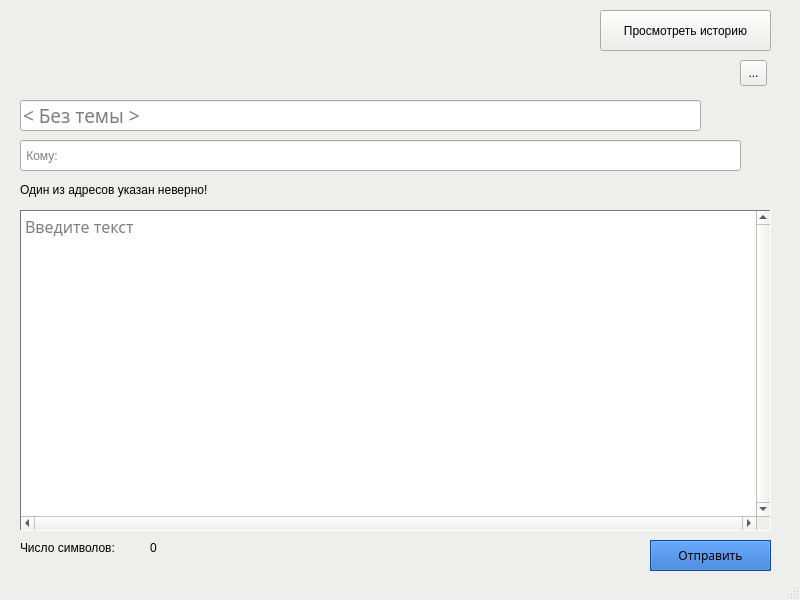
<?xml version="1.0" encoding="UTF-8"?>
<ui version="4.0">
 <class>MainWindow</class>
 <widget class="QMainWindow" name="MainWindow">
  <property name="geometry">
   <rect>
    <x>0</x>
    <y>0</y>
    <width>800</width>
    <height>600</height>
   </rect>
  </property>
  <property name="palette">
   <palette>
    <active>
     <colorrole role="WindowText">
      <brush brushstyle="SolidPattern">
       <color alpha="255">
        <red>0</red>
        <green>0</green>
        <blue>0</blue>
       </color>
      </brush>
     </colorrole>
     <colorrole role="Button">
      <brush brushstyle="SolidPattern">
       <color alpha="255">
        <red>238</red>
        <green>238</green>
        <blue>236</blue>
       </color>
      </brush>
     </colorrole>
     <colorrole role="Light">
      <brush brushstyle="SolidPattern">
       <color alpha="255">
        <red>255</red>
        <green>255</green>
        <blue>255</blue>
       </color>
      </brush>
     </colorrole>
     <colorrole role="Midlight">
      <brush brushstyle="SolidPattern">
       <color alpha="255">
        <red>246</red>
        <green>246</green>
        <blue>245</blue>
       </color>
      </brush>
     </colorrole>
     <colorrole role="Dark">
      <brush brushstyle="SolidPattern">
       <color alpha="255">
        <red>119</red>
        <green>119</green>
        <blue>118</blue>
       </color>
      </brush>
     </colorrole>
     <colorrole role="Mid">
      <brush brushstyle="SolidPattern">
       <color alpha="255">
        <red>159</red>
        <green>159</green>
        <blue>157</blue>
       </color>
      </brush>
     </colorrole>
     <colorrole role="Text">
      <brush brushstyle="SolidPattern">
       <color alpha="255">
        <red>0</red>
        <green>0</green>
        <blue>0</blue>
       </color>
      </brush>
     </colorrole>
     <colorrole role="BrightText">
      <brush brushstyle="SolidPattern">
       <color alpha="255">
        <red>255</red>
        <green>255</green>
        <blue>255</blue>
       </color>
      </brush>
     </colorrole>
     <colorrole role="ButtonText">
      <brush brushstyle="SolidPattern">
       <color alpha="255">
        <red>0</red>
        <green>0</green>
        <blue>0</blue>
       </color>
      </brush>
     </colorrole>
     <colorrole role="Base">
      <brush brushstyle="SolidPattern">
       <color alpha="255">
        <red>255</red>
        <green>255</green>
        <blue>255</blue>
       </color>
      </brush>
     </colorrole>
     <colorrole role="Window">
      <brush brushstyle="SolidPattern">
       <color alpha="255">
        <red>238</red>
        <green>238</green>
        <blue>236</blue>
       </color>
      </brush>
     </colorrole>
     <colorrole role="Shadow">
      <brush brushstyle="SolidPattern">
       <color alpha="255">
        <red>0</red>
        <green>0</green>
        <blue>0</blue>
       </color>
      </brush>
     </colorrole>
     <colorrole role="AlternateBase">
      <brush brushstyle="SolidPattern">
       <color alpha="255">
        <red>246</red>
        <green>246</green>
        <blue>245</blue>
       </color>
      </brush>
     </colorrole>
     <colorrole role="ToolTipBase">
      <brush brushstyle="SolidPattern">
       <color alpha="255">
        <red>255</red>
        <green>255</green>
        <blue>220</blue>
       </color>
      </brush>
     </colorrole>
     <colorrole role="ToolTipText">
      <brush brushstyle="SolidPattern">
       <color alpha="255">
        <red>0</red>
        <green>0</green>
        <blue>0</blue>
       </color>
      </brush>
     </colorrole>
    </active>
    <inactive>
     <colorrole role="WindowText">
      <brush brushstyle="SolidPattern">
       <color alpha="255">
        <red>0</red>
        <green>0</green>
        <blue>0</blue>
       </color>
      </brush>
     </colorrole>
     <colorrole role="Button">
      <brush brushstyle="SolidPattern">
       <color alpha="255">
        <red>238</red>
        <green>238</green>
        <blue>236</blue>
       </color>
      </brush>
     </colorrole>
     <colorrole role="Light">
      <brush brushstyle="SolidPattern">
       <color alpha="255">
        <red>255</red>
        <green>255</green>
        <blue>255</blue>
       </color>
      </brush>
     </colorrole>
     <colorrole role="Midlight">
      <brush brushstyle="SolidPattern">
       <color alpha="255">
        <red>246</red>
        <green>246</green>
        <blue>245</blue>
       </color>
      </brush>
     </colorrole>
     <colorrole role="Dark">
      <brush brushstyle="SolidPattern">
       <color alpha="255">
        <red>119</red>
        <green>119</green>
        <blue>118</blue>
       </color>
      </brush>
     </colorrole>
     <colorrole role="Mid">
      <brush brushstyle="SolidPattern">
       <color alpha="255">
        <red>159</red>
        <green>159</green>
        <blue>157</blue>
       </color>
      </brush>
     </colorrole>
     <colorrole role="Text">
      <brush brushstyle="SolidPattern">
       <color alpha="255">
        <red>0</red>
        <green>0</green>
        <blue>0</blue>
       </color>
      </brush>
     </colorrole>
     <colorrole role="BrightText">
      <brush brushstyle="SolidPattern">
       <color alpha="255">
        <red>255</red>
        <green>255</green>
        <blue>255</blue>
       </color>
      </brush>
     </colorrole>
     <colorrole role="ButtonText">
      <brush brushstyle="SolidPattern">
       <color alpha="255">
        <red>0</red>
        <green>0</green>
        <blue>0</blue>
       </color>
      </brush>
     </colorrole>
     <colorrole role="Base">
      <brush brushstyle="SolidPattern">
       <color alpha="255">
        <red>255</red>
        <green>255</green>
        <blue>255</blue>
       </color>
      </brush>
     </colorrole>
     <colorrole role="Window">
      <brush brushstyle="SolidPattern">
       <color alpha="255">
        <red>238</red>
        <green>238</green>
        <blue>236</blue>
       </color>
      </brush>
     </colorrole>
     <colorrole role="Shadow">
      <brush brushstyle="SolidPattern">
       <color alpha="255">
        <red>0</red>
        <green>0</green>
        <blue>0</blue>
       </color>
      </brush>
     </colorrole>
     <colorrole role="AlternateBase">
      <brush brushstyle="SolidPattern">
       <color alpha="255">
        <red>246</red>
        <green>246</green>
        <blue>245</blue>
       </color>
      </brush>
     </colorrole>
     <colorrole role="ToolTipBase">
      <brush brushstyle="SolidPattern">
       <color alpha="255">
        <red>255</red>
        <green>255</green>
        <blue>220</blue>
       </color>
      </brush>
     </colorrole>
     <colorrole role="ToolTipText">
      <brush brushstyle="SolidPattern">
       <color alpha="255">
        <red>0</red>
        <green>0</green>
        <blue>0</blue>
       </color>
      </brush>
     </colorrole>
    </inactive>
    <disabled>
     <colorrole role="WindowText">
      <brush brushstyle="SolidPattern">
       <color alpha="255">
        <red>119</red>
        <green>119</green>
        <blue>118</blue>
       </color>
      </brush>
     </colorrole>
     <colorrole role="Button">
      <brush brushstyle="SolidPattern">
       <color alpha="255">
        <red>238</red>
        <green>238</green>
        <blue>236</blue>
       </color>
      </brush>
     </colorrole>
     <colorrole role="Light">
      <brush brushstyle="SolidPattern">
       <color alpha="255">
        <red>255</red>
        <green>255</green>
        <blue>255</blue>
       </color>
      </brush>
     </colorrole>
     <colorrole role="Midlight">
      <brush brushstyle="SolidPattern">
       <color alpha="255">
        <red>246</red>
        <green>246</green>
        <blue>245</blue>
       </color>
      </brush>
     </colorrole>
     <colorrole role="Dark">
      <brush brushstyle="SolidPattern">
       <color alpha="255">
        <red>119</red>
        <green>119</green>
        <blue>118</blue>
       </color>
      </brush>
     </colorrole>
     <colorrole role="Mid">
      <brush brushstyle="SolidPattern">
       <color alpha="255">
        <red>159</red>
        <green>159</green>
        <blue>157</blue>
       </color>
      </brush>
     </colorrole>
     <colorrole role="Text">
      <brush brushstyle="SolidPattern">
       <color alpha="255">
        <red>119</red>
        <green>119</green>
        <blue>118</blue>
       </color>
      </brush>
     </colorrole>
     <colorrole role="BrightText">
      <brush brushstyle="SolidPattern">
       <color alpha="255">
        <red>255</red>
        <green>255</green>
        <blue>255</blue>
       </color>
      </brush>
     </colorrole>
     <colorrole role="ButtonText">
      <brush brushstyle="SolidPattern">
       <color alpha="255">
        <red>119</red>
        <green>119</green>
        <blue>118</blue>
       </color>
      </brush>
     </colorrole>
     <colorrole role="Base">
      <brush brushstyle="SolidPattern">
       <color alpha="255">
        <red>238</red>
        <green>238</green>
        <blue>236</blue>
       </color>
      </brush>
     </colorrole>
     <colorrole role="Window">
      <brush brushstyle="SolidPattern">
       <color alpha="255">
        <red>238</red>
        <green>238</green>
        <blue>236</blue>
       </color>
      </brush>
     </colorrole>
     <colorrole role="Shadow">
      <brush brushstyle="SolidPattern">
       <color alpha="255">
        <red>0</red>
        <green>0</green>
        <blue>0</blue>
       </color>
      </brush>
     </colorrole>
     <colorrole role="AlternateBase">
      <brush brushstyle="SolidPattern">
       <color alpha="255">
        <red>238</red>
        <green>238</green>
        <blue>236</blue>
       </color>
      </brush>
     </colorrole>
     <colorrole role="ToolTipBase">
      <brush brushstyle="SolidPattern">
       <color alpha="255">
        <red>255</red>
        <green>255</green>
        <blue>220</blue>
       </color>
      </brush>
     </colorrole>
     <colorrole role="ToolTipText">
      <brush brushstyle="SolidPattern">
       <color alpha="255">
        <red>0</red>
        <green>0</green>
        <blue>0</blue>
       </color>
      </brush>
     </colorrole>
    </disabled>
   </palette>
  </property>
  <property name="focusPolicy">
   <enum>Qt::ClickFocus</enum>
  </property>
  <property name="windowTitle">
   <string>Написание письма</string>
  </property>
  <property name="windowIcon">
   <iconset>
    <normaloff>icon/email.png</normaloff>icon/email.png</iconset>
  </property>
  <property name="autoFillBackground">
   <bool>true</bool>
  </property>
  <property name="documentMode">
   <bool>true</bool>
  </property>
  <property name="tabShape">
   <enum>QTabWidget::Rounded</enum>
  </property>
  <widget class="QWidget" name="centralwidget">
   <widget class="QPlainTextEdit" name="Text">
    <property name="geometry">
     <rect>
      <x>20</x>
      <y>210</y>
      <width>751</width>
      <height>321</height>
     </rect>
    </property>
    <property name="font">
     <font>
      <family>Segoe UI Semilight</family>
      <pointsize>12</pointsize>
      <weight>50</weight>
      <italic>false</italic>
      <bold>false</bold>
      <stylestrategy>PreferAntialias</stylestrategy>
      <kerning>true</kerning>
     </font>
    </property>
    <property name="cursor" stdset="0">
     <cursorShape>ArrowCursor</cursorShape>
    </property>
    <property name="contextMenuPolicy">
     <enum>Qt::ActionsContextMenu</enum>
    </property>
    <property name="toolTip">
     <string>&lt;html&gt;&lt;head/&gt;&lt;body&gt;&lt;p&gt;&lt;br/&gt;&lt;/p&gt;&lt;/body&gt;&lt;/html&gt;</string>
    </property>
    <property name="inputMethodHints">
     <set>Qt::ImhEmailCharactersOnly|Qt::ImhMultiLine</set>
    </property>
    <property name="frameShape">
     <enum>QFrame::Panel</enum>
    </property>
    <property name="frameShadow">
     <enum>QFrame::Sunken</enum>
    </property>
    <property name="midLineWidth">
     <number>1</number>
    </property>
    <property name="verticalScrollBarPolicy">
     <enum>Qt::ScrollBarAlwaysOn</enum>
    </property>
    <property name="horizontalScrollBarPolicy">
     <enum>Qt::ScrollBarAlwaysOn</enum>
    </property>
    <property name="sizeAdjustPolicy">
     <enum>QAbstractScrollArea::AdjustToContents</enum>
    </property>
    <property name="tabChangesFocus">
     <bool>true</bool>
    </property>
    <property name="placeholderText">
     <string>Введите текст</string>
    </property>
   </widget>
   <widget class="QLabel" name="label">
    <property name="geometry">
     <rect>
      <x>20</x>
      <y>540</y>
      <width>121</width>
      <height>16</height>
     </rect>
    </property>
    <property name="text">
     <string>Число символов:</string>
    </property>
   </widget>
   <widget class="QLabel" name="number">
    <property name="geometry">
     <rect>
      <x>150</x>
      <y>540</y>
      <width>71</width>
      <height>16</height>
     </rect>
    </property>
    <property name="text">
     <string>0</string>
    </property>
   </widget>
   <widget class="QPushButton" name="Submit">
    <property name="geometry">
     <rect>
      <x>650</x>
      <y>540</y>
      <width>121</width>
      <height>31</height>
     </rect>
    </property>
    <property name="palette">
     <palette>
      <active>
       <colorrole role="WindowText">
        <brush brushstyle="SolidPattern">
         <color alpha="255">
          <red>0</red>
          <green>0</green>
          <blue>0</blue>
         </color>
        </brush>
       </colorrole>
       <colorrole role="Button">
        <brush brushstyle="SolidPattern">
         <color alpha="255">
          <red>27</red>
          <green>101</green>
          <blue>198</blue>
         </color>
        </brush>
       </colorrole>
       <colorrole role="Light">
        <brush brushstyle="SolidPattern">
         <color alpha="255">
          <red>77</red>
          <green>154</green>
          <blue>255</blue>
         </color>
        </brush>
       </colorrole>
       <colorrole role="Midlight">
        <brush brushstyle="SolidPattern">
         <color alpha="255">
          <red>52</red>
          <green>127</green>
          <blue>226</blue>
         </color>
        </brush>
       </colorrole>
       <colorrole role="Dark">
        <brush brushstyle="SolidPattern">
         <color alpha="255">
          <red>13</red>
          <green>50</green>
          <blue>99</blue>
         </color>
        </brush>
       </colorrole>
       <colorrole role="Mid">
        <brush brushstyle="SolidPattern">
         <color alpha="255">
          <red>18</red>
          <green>67</green>
          <blue>132</blue>
         </color>
        </brush>
       </colorrole>
       <colorrole role="Text">
        <brush brushstyle="SolidPattern">
         <color alpha="255">
          <red>0</red>
          <green>0</green>
          <blue>0</blue>
         </color>
        </brush>
       </colorrole>
       <colorrole role="BrightText">
        <brush brushstyle="SolidPattern">
         <color alpha="255">
          <red>255</red>
          <green>255</green>
          <blue>255</blue>
         </color>
        </brush>
       </colorrole>
       <colorrole role="ButtonText">
        <brush brushstyle="SolidPattern">
         <color alpha="255">
          <red>0</red>
          <green>0</green>
          <blue>0</blue>
         </color>
        </brush>
       </colorrole>
       <colorrole role="Base">
        <brush brushstyle="SolidPattern">
         <color alpha="255">
          <red>255</red>
          <green>255</green>
          <blue>255</blue>
         </color>
        </brush>
       </colorrole>
       <colorrole role="Window">
        <brush brushstyle="SolidPattern">
         <color alpha="255">
          <red>27</red>
          <green>101</green>
          <blue>198</blue>
         </color>
        </brush>
       </colorrole>
       <colorrole role="Shadow">
        <brush brushstyle="SolidPattern">
         <color alpha="255">
          <red>0</red>
          <green>0</green>
          <blue>0</blue>
         </color>
        </brush>
       </colorrole>
       <colorrole role="AlternateBase">
        <brush brushstyle="SolidPattern">
         <color alpha="255">
          <red>141</red>
          <green>178</green>
          <blue>226</blue>
         </color>
        </brush>
       </colorrole>
       <colorrole role="ToolTipBase">
        <brush brushstyle="SolidPattern">
         <color alpha="255">
          <red>255</red>
          <green>255</green>
          <blue>220</blue>
         </color>
        </brush>
       </colorrole>
       <colorrole role="ToolTipText">
        <brush brushstyle="SolidPattern">
         <color alpha="255">
          <red>0</red>
          <green>0</green>
          <blue>0</blue>
         </color>
        </brush>
       </colorrole>
      </active>
      <inactive>
       <colorrole role="WindowText">
        <brush brushstyle="SolidPattern">
         <color alpha="255">
          <red>0</red>
          <green>0</green>
          <blue>0</blue>
         </color>
        </brush>
       </colorrole>
       <colorrole role="Button">
        <brush brushstyle="SolidPattern">
         <color alpha="255">
          <red>27</red>
          <green>101</green>
          <blue>198</blue>
         </color>
        </brush>
       </colorrole>
       <colorrole role="Light">
        <brush brushstyle="SolidPattern">
         <color alpha="255">
          <red>77</red>
          <green>154</green>
          <blue>255</blue>
         </color>
        </brush>
       </colorrole>
       <colorrole role="Midlight">
        <brush brushstyle="SolidPattern">
         <color alpha="255">
          <red>52</red>
          <green>127</green>
          <blue>226</blue>
         </color>
        </brush>
       </colorrole>
       <colorrole role="Dark">
        <brush brushstyle="SolidPattern">
         <color alpha="255">
          <red>13</red>
          <green>50</green>
          <blue>99</blue>
         </color>
        </brush>
       </colorrole>
       <colorrole role="Mid">
        <brush brushstyle="SolidPattern">
         <color alpha="255">
          <red>18</red>
          <green>67</green>
          <blue>132</blue>
         </color>
        </brush>
       </colorrole>
       <colorrole role="Text">
        <brush brushstyle="SolidPattern">
         <color alpha="255">
          <red>0</red>
          <green>0</green>
          <blue>0</blue>
         </color>
        </brush>
       </colorrole>
       <colorrole role="BrightText">
        <brush brushstyle="SolidPattern">
         <color alpha="255">
          <red>255</red>
          <green>255</green>
          <blue>255</blue>
         </color>
        </brush>
       </colorrole>
       <colorrole role="ButtonText">
        <brush brushstyle="SolidPattern">
         <color alpha="255">
          <red>0</red>
          <green>0</green>
          <blue>0</blue>
         </color>
        </brush>
       </colorrole>
       <colorrole role="Base">
        <brush brushstyle="SolidPattern">
         <color alpha="255">
          <red>255</red>
          <green>255</green>
          <blue>255</blue>
         </color>
        </brush>
       </colorrole>
       <colorrole role="Window">
        <brush brushstyle="SolidPattern">
         <color alpha="255">
          <red>27</red>
          <green>101</green>
          <blue>198</blue>
         </color>
        </brush>
       </colorrole>
       <colorrole role="Shadow">
        <brush brushstyle="SolidPattern">
         <color alpha="255">
          <red>0</red>
          <green>0</green>
          <blue>0</blue>
         </color>
        </brush>
       </colorrole>
       <colorrole role="AlternateBase">
        <brush brushstyle="SolidPattern">
         <color alpha="255">
          <red>141</red>
          <green>178</green>
          <blue>226</blue>
         </color>
        </brush>
       </colorrole>
       <colorrole role="ToolTipBase">
        <brush brushstyle="SolidPattern">
         <color alpha="255">
          <red>255</red>
          <green>255</green>
          <blue>220</blue>
         </color>
        </brush>
       </colorrole>
       <colorrole role="ToolTipText">
        <brush brushstyle="SolidPattern">
         <color alpha="255">
          <red>0</red>
          <green>0</green>
          <blue>0</blue>
         </color>
        </brush>
       </colorrole>
      </inactive>
      <disabled>
       <colorrole role="WindowText">
        <brush brushstyle="SolidPattern">
         <color alpha="255">
          <red>13</red>
          <green>50</green>
          <blue>99</blue>
         </color>
        </brush>
       </colorrole>
       <colorrole role="Button">
        <brush brushstyle="SolidPattern">
         <color alpha="255">
          <red>27</red>
          <green>101</green>
          <blue>198</blue>
         </color>
        </brush>
       </colorrole>
       <colorrole role="Light">
        <brush brushstyle="SolidPattern">
         <color alpha="255">
          <red>77</red>
          <green>154</green>
          <blue>255</blue>
         </color>
        </brush>
       </colorrole>
       <colorrole role="Midlight">
        <brush brushstyle="SolidPattern">
         <color alpha="255">
          <red>52</red>
          <green>127</green>
          <blue>226</blue>
         </color>
        </brush>
       </colorrole>
       <colorrole role="Dark">
        <brush brushstyle="SolidPattern">
         <color alpha="255">
          <red>13</red>
          <green>50</green>
          <blue>99</blue>
         </color>
        </brush>
       </colorrole>
       <colorrole role="Mid">
        <brush brushstyle="SolidPattern">
         <color alpha="255">
          <red>18</red>
          <green>67</green>
          <blue>132</blue>
         </color>
        </brush>
       </colorrole>
       <colorrole role="Text">
        <brush brushstyle="SolidPattern">
         <color alpha="255">
          <red>13</red>
          <green>50</green>
          <blue>99</blue>
         </color>
        </brush>
       </colorrole>
       <colorrole role="BrightText">
        <brush brushstyle="SolidPattern">
         <color alpha="255">
          <red>255</red>
          <green>255</green>
          <blue>255</blue>
         </color>
        </brush>
       </colorrole>
       <colorrole role="ButtonText">
        <brush brushstyle="SolidPattern">
         <color alpha="255">
          <red>13</red>
          <green>50</green>
          <blue>99</blue>
         </color>
        </brush>
       </colorrole>
       <colorrole role="Base">
        <brush brushstyle="SolidPattern">
         <color alpha="255">
          <red>27</red>
          <green>101</green>
          <blue>198</blue>
         </color>
        </brush>
       </colorrole>
       <colorrole role="Window">
        <brush brushstyle="SolidPattern">
         <color alpha="255">
          <red>27</red>
          <green>101</green>
          <blue>198</blue>
         </color>
        </brush>
       </colorrole>
       <colorrole role="Shadow">
        <brush brushstyle="SolidPattern">
         <color alpha="255">
          <red>0</red>
          <green>0</green>
          <blue>0</blue>
         </color>
        </brush>
       </colorrole>
       <colorrole role="AlternateBase">
        <brush brushstyle="SolidPattern">
         <color alpha="255">
          <red>27</red>
          <green>101</green>
          <blue>198</blue>
         </color>
        </brush>
       </colorrole>
       <colorrole role="ToolTipBase">
        <brush brushstyle="SolidPattern">
         <color alpha="255">
          <red>255</red>
          <green>255</green>
          <blue>220</blue>
         </color>
        </brush>
       </colorrole>
       <colorrole role="ToolTipText">
        <brush brushstyle="SolidPattern">
         <color alpha="255">
          <red>0</red>
          <green>0</green>
          <blue>0</blue>
         </color>
        </brush>
       </colorrole>
      </disabled>
     </palette>
    </property>
    <property name="font">
     <font>
      <family>Segoe UI Light</family>
     </font>
    </property>
    <property name="autoFillBackground">
     <bool>true</bool>
    </property>
    <property name="text">
     <string>Отправить</string>
    </property>
    <property name="icon">
     <iconset>
      <normaloff>icon/message.png</normaloff>icon/message.png</iconset>
    </property>
   </widget>
   <widget class="QLineEdit" name="Topic">
    <property name="geometry">
     <rect>
      <x>20</x>
      <y>100</y>
      <width>681</width>
      <height>31</height>
     </rect>
    </property>
    <property name="font">
     <font>
      <family>Segoe UI Semilight</family>
      <pointsize>14</pointsize>
     </font>
    </property>
    <property name="text">
     <string/>
    </property>
    <property name="placeholderText">
     <string>&lt; Без темы &gt;</string>
    </property>
   </widget>
   <widget class="QLineEdit" name="To">
    <property name="geometry">
     <rect>
      <x>20</x>
      <y>140</y>
      <width>721</width>
      <height>31</height>
     </rect>
    </property>
    <property name="placeholderText">
     <string> Кому:</string>
    </property>
   </widget>
   <widget class="QPushButton" name="HistoryBtn">
    <property name="geometry">
     <rect>
      <x>600</x>
      <y>10</y>
      <width>171</width>
      <height>41</height>
     </rect>
    </property>
    <property name="text">
     <string>Просмотреть историю</string>
    </property>
   </widget>
   <widget class="QToolButton" name="settings">
    <property name="geometry">
     <rect>
      <x>740</x>
      <y>60</y>
      <width>27</width>
      <height>26</height>
     </rect>
    </property>
    <property name="text">
     <string>...</string>
    </property>
   </widget>
   <widget class="QLabel" name="label_2">
    <property name="geometry">
     <rect>
      <x>20</x>
      <y>180</y>
      <width>351</width>
      <height>20</height>
     </rect>
    </property>
    <property name="text">
     <string>Один из адресов указан неверно! </string>
    </property>
   </widget>
  </widget>
  <widget class="QStatusBar" name="statusbar"/>
 </widget>
 <resources/>
 <connections/>
</ui>
